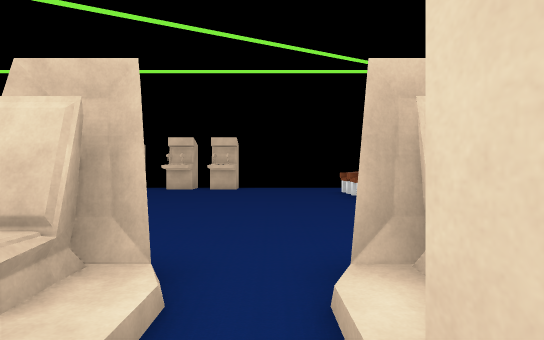
[1] (above)

20 first-person views from a walk through a 3-D level made in the Unity game engine. The camera is 1.5 m above the floor, looks level and sees 80° across. The floor is counted in squares, 2 m on a side. Each view is taken from the middle of a square. On the plan, view 1 faces up. The plan holds only what a view shows up to about 11 squares ahead; the rest is blank. The player character is not drawn. Some surface patterns are stand-ins.

[2]
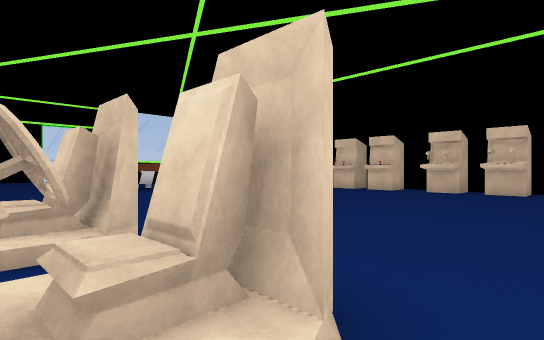

[3]
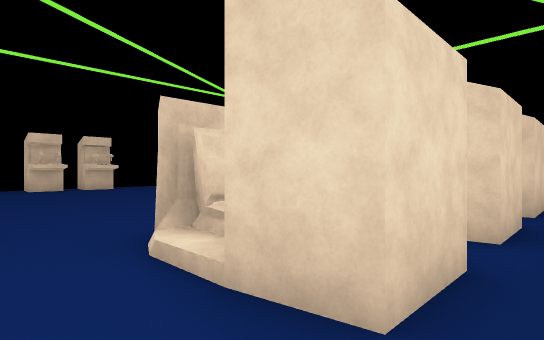

[4]
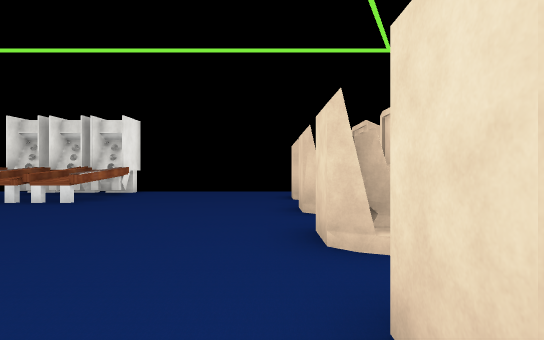

[5]
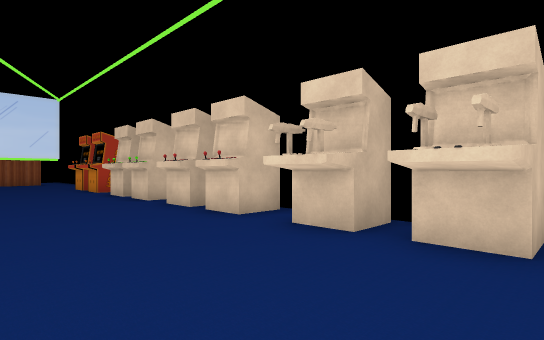

[6]
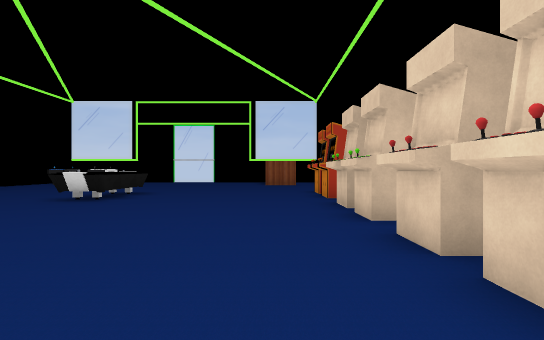

[7]
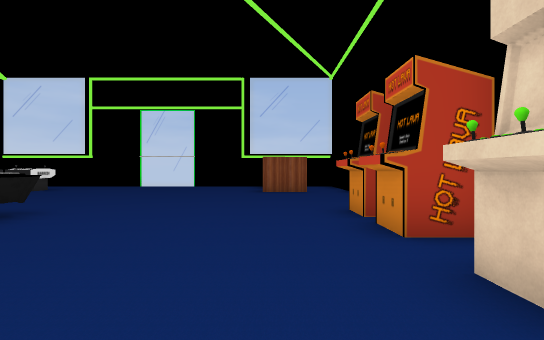

[8]
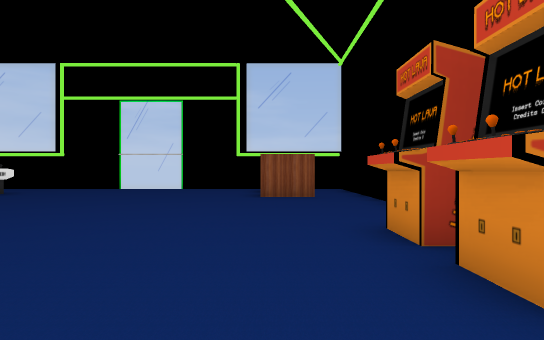

[9]
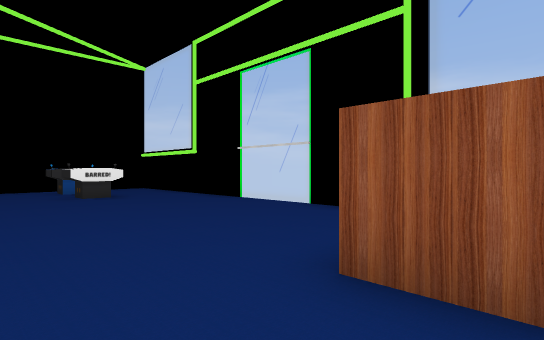

[10]
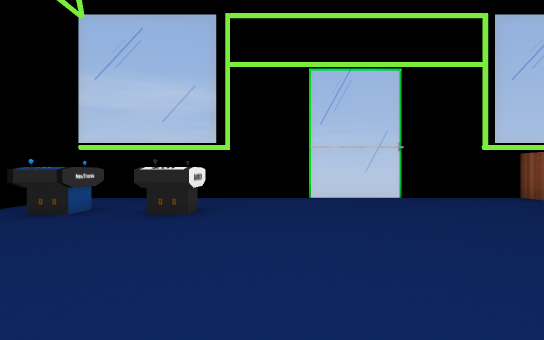

[11]
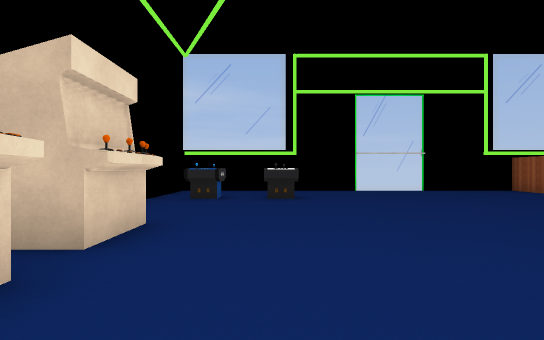

[12]
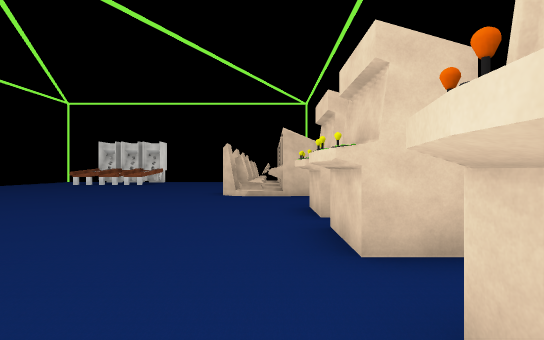

[13]
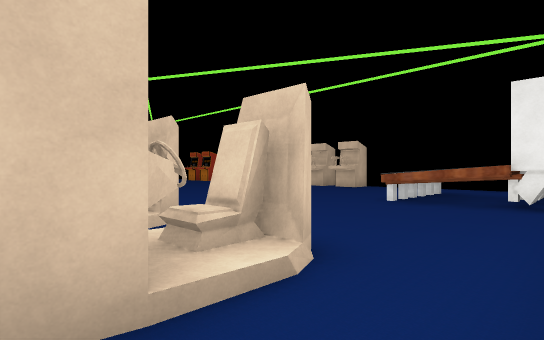

[14]
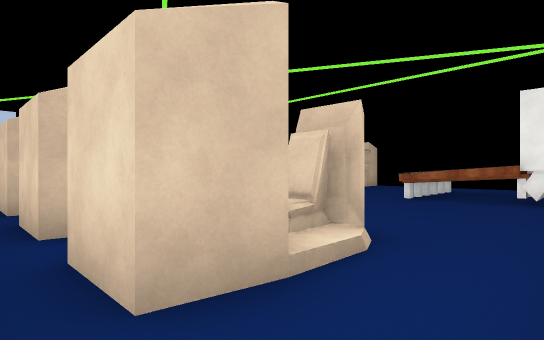

[15]
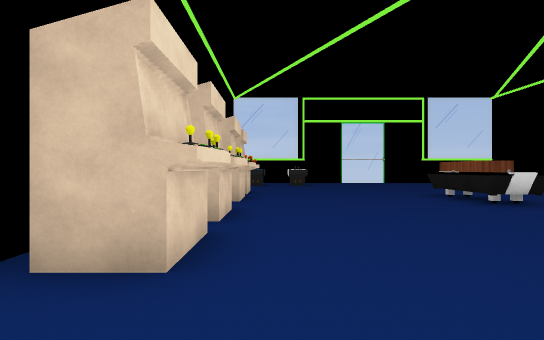

[16]
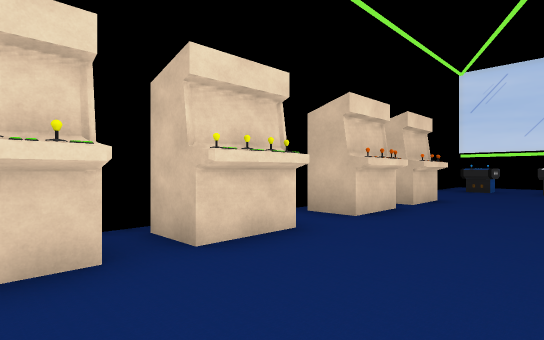

[17]
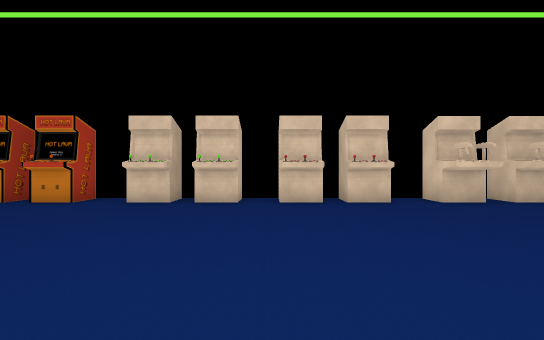

[18]
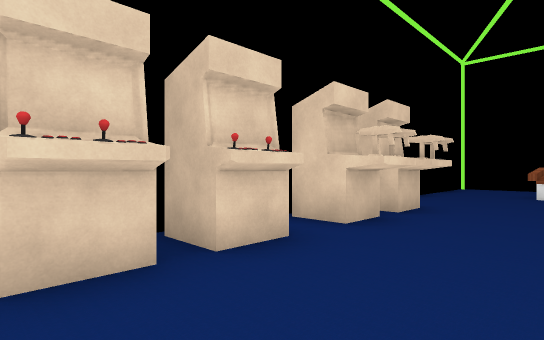

[19]
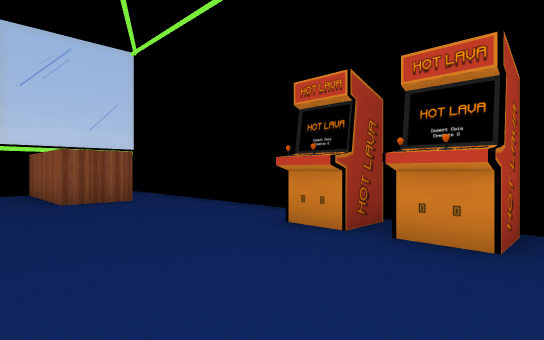

[20]
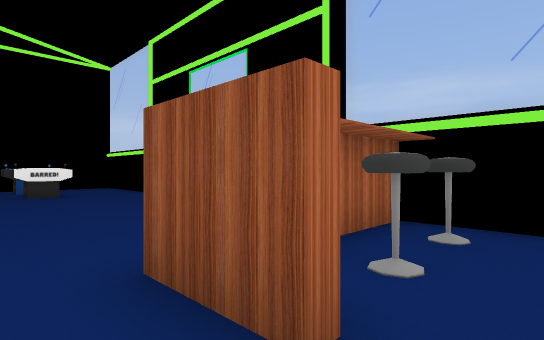

### Floor plan
Key: @ floor where view 1 was taken; # wall or solid block; x gap in a wall; . floor; = window, fence, low wall or low ledge; ^ raised ledge; G gun; B block; C chair; O other object.
Columns run from 24 left of view 1 to 6 right of it. Each row starts with its distance up from view 1.
 14          ###############
 13  ........#.#.#.#.##.GGG.......
 12 #C.C#...............GGG........
 11 #####......................^^OB
 10  ..........................^^#
  9  .......................... ^OB
  8 #..........................^^OB
  7 =.........==#..................
  6 =.........^^^..................
  5 #..............................
  4  ..............................
  3  ..............................
  2  ..#................#.##.####..
  1  ...................^.^^.###^..
  0  ..#....#x##.##.#...#xx#@####..
 -1  .....     ........ .... .... .
 -2            #  ###

Where each view was taken, in squares from view 1:
view 1: 0 up, 0 right, facing up
view 2: 1 up, 0 right, facing up-left
view 3: 1 down, 6 left, facing up-right
view 4: 3 up, 5 left, facing right
view 5: 9 up, 1 left, facing up-left
view 6: 11 up, 4 left, facing left
view 7: 11 up, 9 left, facing left
view 8: 11 up, 11 left, facing left
view 9: 12 up, 18 left, facing down-left
view 10: 4 up, 15 left, facing left
view 11: 2 up, 12 left, facing left
view 12: 1 up, 14 left, facing right
view 13: 0 up, 6 right, facing up-left
view 14: 1 down, 6 right, facing up-left
view 15: 1 up, 5 left, facing left
view 16: 3 up, 8 left, facing down-left
view 17: 5 up, 8 left, facing up
view 18: 10 up, 8 left, facing up-right
view 19: 9 up, 12 left, facing up-left
view 20: 13 up, 19 left, facing down-left
